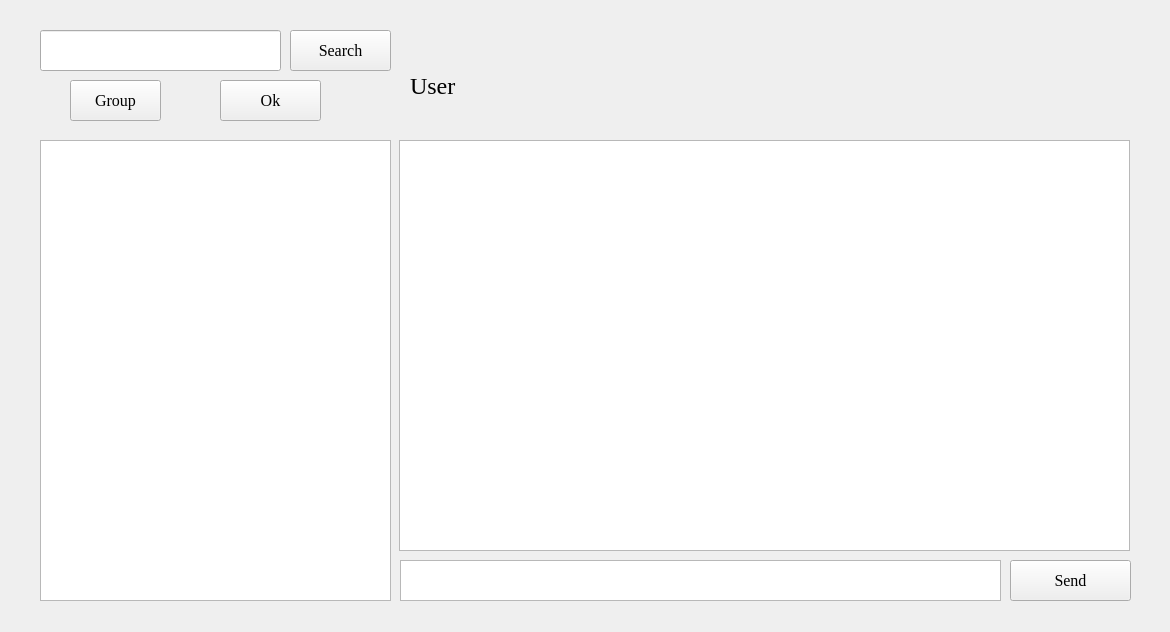
<?xml version="1.0" encoding="UTF-8"?>
<ui version="4.0">
 <class>Form</class>
 <widget class="QWidget" name="Form">
  <property name="geometry">
   <rect>
    <x>0</x>
    <y>0</y>
    <width>1170</width>
    <height>632</height>
   </rect>
  </property>
  <property name="windowTitle">
   <string>Form</string>
  </property>
  <widget class="QPushButton" name="pushButton">
   <property name="geometry">
    <rect>
     <x>1010</x>
     <y>560</y>
     <width>121</width>
     <height>41</height>
    </rect>
   </property>
   <property name="font">
    <font>
     <family>Times New Roman</family>
     <pointsize>12</pointsize>
    </font>
   </property>
   <property name="text">
    <string>Send</string>
   </property>
  </widget>
  <widget class="QTextEdit" name="textEdit">
   <property name="geometry">
    <rect>
     <x>400</x>
     <y>560</y>
     <width>601</width>
     <height>41</height>
    </rect>
   </property>
   <property name="font">
    <font>
     <family>Times New Roman</family>
     <pointsize>14</pointsize>
    </font>
   </property>
  </widget>
  <widget class="QTextBrowser" name="textBrowser">
   <property name="geometry">
    <rect>
     <x>399</x>
     <y>140</y>
     <width>731</width>
     <height>411</height>
    </rect>
   </property>
   <property name="font">
    <font>
     <family>Times New Roman</family>
     <pointsize>14</pointsize>
    </font>
   </property>
  </widget>
  <widget class="QLineEdit" name="lineEdit">
   <property name="geometry">
    <rect>
     <x>40</x>
     <y>30</y>
     <width>241</width>
     <height>41</height>
    </rect>
   </property>
   <property name="font">
    <font>
     <family>Times New Roman</family>
     <pointsize>14</pointsize>
    </font>
   </property>
  </widget>
  <widget class="QPushButton" name="pushButton_2">
   <property name="geometry">
    <rect>
     <x>290</x>
     <y>30</y>
     <width>101</width>
     <height>41</height>
    </rect>
   </property>
   <property name="font">
    <font>
     <family>Times New Roman</family>
     <pointsize>12</pointsize>
    </font>
   </property>
   <property name="text">
    <string>Search</string>
   </property>
  </widget>
  <widget class="QListWidget" name="listWidget">
   <property name="geometry">
    <rect>
     <x>40</x>
     <y>140</y>
     <width>351</width>
     <height>461</height>
    </rect>
   </property>
   <property name="font">
    <font>
     <family>Times New Roman</family>
     <pointsize>14</pointsize>
    </font>
   </property>
   <property name="selectionMode">
    <enum>QAbstractItemView::MultiSelection</enum>
   </property>
  </widget>
  <widget class="QPushButton" name="pushButton_3">
   <property name="geometry">
    <rect>
     <x>220</x>
     <y>80</y>
     <width>101</width>
     <height>41</height>
    </rect>
   </property>
   <property name="font">
    <font>
     <family>Times New Roman</family>
     <pointsize>12</pointsize>
    </font>
   </property>
   <property name="text">
    <string>Ok</string>
   </property>
  </widget>
  <widget class="QPushButton" name="pushButton_4">
   <property name="geometry">
    <rect>
     <x>70</x>
     <y>80</y>
     <width>91</width>
     <height>41</height>
    </rect>
   </property>
   <property name="font">
    <font>
     <family>Times New Roman</family>
     <pointsize>12</pointsize>
    </font>
   </property>
   <property name="text">
    <string>Group</string>
   </property>
  </widget>
  <widget class="QLabel" name="label">
   <property name="geometry">
    <rect>
     <x>410</x>
     <y>60</y>
     <width>721</width>
     <height>51</height>
    </rect>
   </property>
   <property name="font">
    <font>
     <family>Times New Roman</family>
     <pointsize>18</pointsize>
    </font>
   </property>
   <property name="text">
    <string>User</string>
   </property>
  </widget>
 </widget>
 <resources/>
 <connections/>
</ui>
